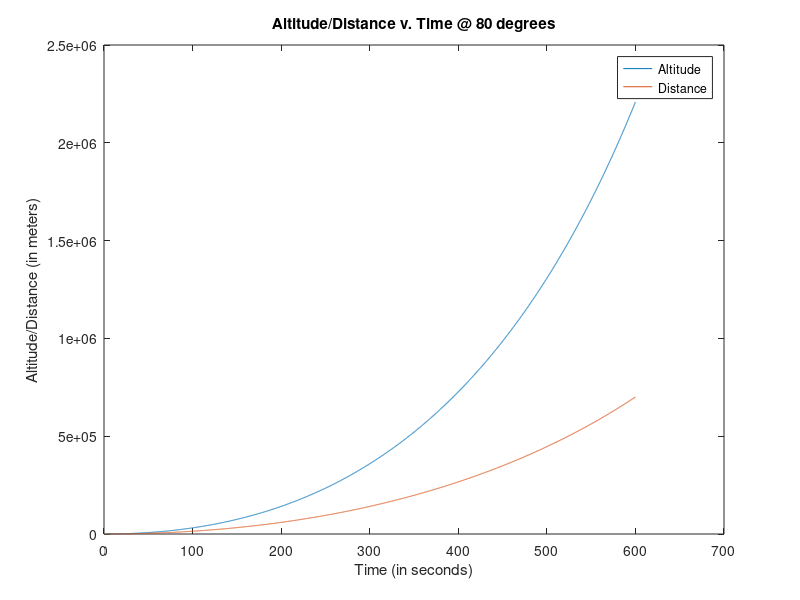

Recreate this plot in MATLAB.
% Rocket Project, Take 1
% Deepak Warrier
% September 22, 2016

clc;
clear all;
close all;

g = 9.8; 	        % acceleration of gravity
thrust = 25000;     % thrust of the rocket motor in Newtons (kg*m/s^2)
rocketMass = 400;   % mass of the rocket itself in kg
fuel = 1200;        % mass of fuel in kg
burnRate = 2; 	    % rate of rocket fuel burn in kg/second
mass = rocketMass+fuel;           % mass of the rocket in kg
burnTime = 30; 	    % burn time of the rocket in seconds
stopTime = 300;     % time (in seconds) when the simulation stops
timeStep = 0.1;     % time step size for the simulation (every 0.1 seconds)
v(1) = 0;           % rocket velocity in m/s
vY(1) = 0;          % Velocity in x direction
vX(1)= 0;           % Velocity in y direction
downRange(1) = 0;   % rocket downRange in m
altitude(1) = 0;    % rocket altitude in m
time(1) = 0;        % time since launch, in seconds
fuel(1)=fuel;
angle = 80;

i=1;
while(fuel(i)>0)
    
    if(fuel(i)>0)
        vY(i+1)=vY(i)+((thrust*sind(angle))/mass-g)*timeStep;
        vX(i+1)=vX(i)+(thrust*cosd(angle)/mass)*timeStep;
    else
        vY(i+1)=vY(i)-g*(timeStep);
        vX(i+1)=vX(i);
    end
    
    avgVelY=(vY(i+1)+vY(i))/2;
    avgVelX=(vX(i+1)+vX(i))/2;
    v(i)=(vX(i+1)^2+vY(i+1)^2)^.5;
    downRange(i+1)=downRange(i)+avgVelX*timeStep;
    altitude(i+1)=altitude(i)+avgVelY*timeStep;
    time(i+1)=time(i)+timeStep;
    fuel(i+1)=fuel(i)-timeStep*burnRate;
    mass=rocketMass+fuel(i+1);
    i=i+1;
end

disp('Max velocity in m/s')
max(v)
disp('Max velocity in kph')
kph=max(v)*3.6
disp('Max velocity in mph');
mph=max(v)*2.23693629

max(altitude)
max(downRange)
max(time)

plot(time, altitude, time, downRange);
title('Altitude/Distance v. Time @ 80 degrees');
xlabel('Time (in seconds)');
ylabel('Altitude/Distance (in meters)');
legend('Altitude','Distance');